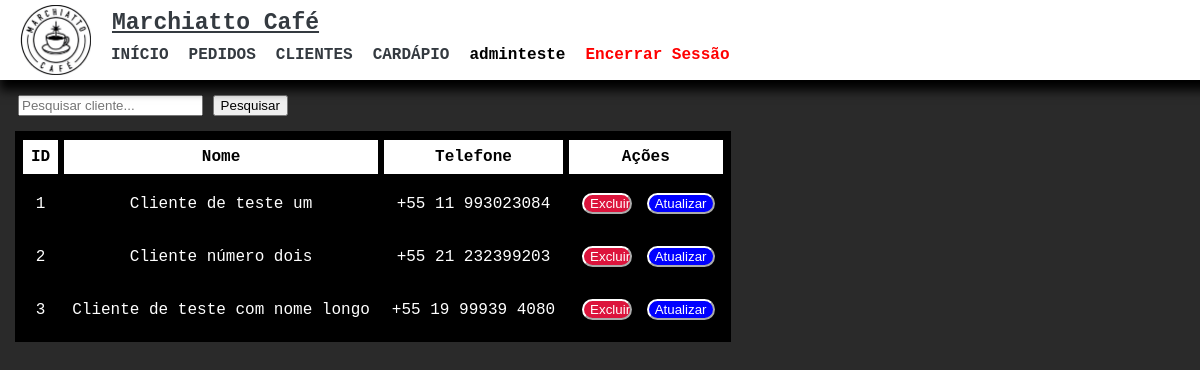
Before: /admin/clientes.php (signed in) with the older database file.
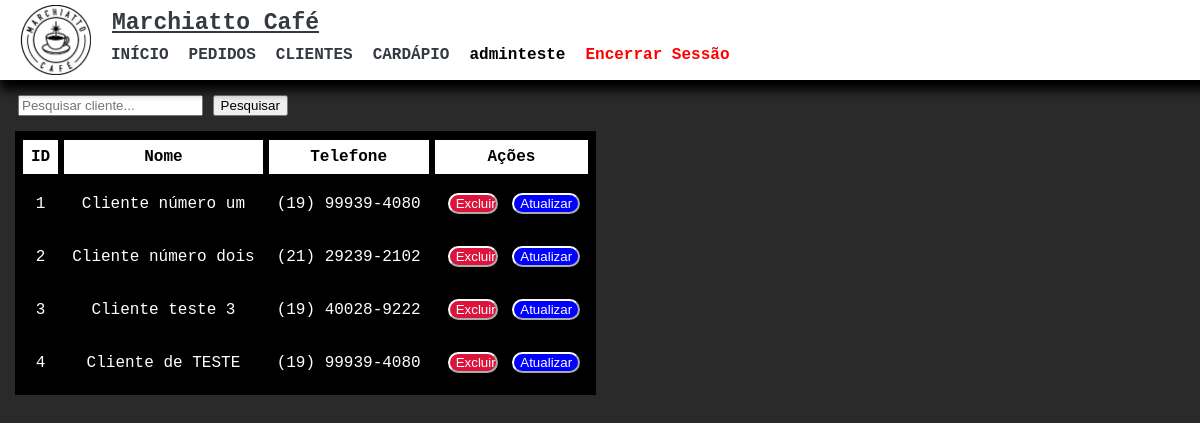
After: the same page with the newer database file.
### tables this page shows
CREATE TABLE `usuarios` (
  `idUsuario` int(11) NOT NULL,
  `nome` varchar(80) NOT NULL,
  `senha` varchar(64) NOT NULL
);

CREATE TABLE `clientes` (
  `idCliente` int(11) NOT NULL,
  `nome` varchar(80) NOT NULL,
  `telefone` varchar(20) DEFAULT NULL
);

### php/verifica.php (called while the page is built)
<?php
require 'connect.php';
if (isset($_SESSION['idUser']) && !empty($_SESSION['idUser'])) {
    require_once 'user.class.php';
    $u = new Usuario();
    $listalogado = $u -> logado($_SESSION['idUser']);
    $nomeUser = $listalogado['nome'];
} else {
    header("Location: ../login.php");
}
?>

### php/user.class.php (called while the page is built, shortened)
<?php
class Usuario{
    public function logado($id){
        global $pdo;
        $array = array();
        $sql = "SELECT nome FROM usuarios WHERE idUsuario = :idUsuario";
        $sql = $pdo -> prepare($sql);
        $sql -> bindValue("idUsuario", $id);
        $sql -> execute();
        if($sql -> rowCount() > 0){
            $array = $sql -> fetch();
        }
        return $array;
    }
}
?>

### admin/clientes.php (the view, shortened to what this page needs)
<!DOCTYPE html>
<html lang="pt-BR">
<head>
    <link rel="stylesheet" href="../css/admin.css">
</head>
<body class="espaco_cabecalho">
    <?php
    require '../php/verifica.php';
    require_once 'cabecalho.php';
    if (isset($_SESSION['idUser']) && !empty($_SESSION['idUser'])): ?>
        <div>
            <form id="formPesquisa" method="post">
                <input style="margin-left:18px; margin-bottom: 15px;" type="text" id="inputPesquisa" name="pesquisar"
                    placeholder="Pesquisar cliente...">
                <input type="submit" value="Pesquisar">
            </form>
        </div>
        <div>
            <?php
            include ("../php/connect.php");
            $sql = "SELECT idCliente, nome, telefone FROM clientes";
            try {
                $stmt = $pdo->query($sql);
                if ($stmt->rowCount() > 0) {
                    echo "<table id = 'tabelaClientes' class='table-clientes'><thead><tr>
                <th>ID</th>
                <th>Nome</th>
                <th>Telefone</th>
                <th>Ações</th></tr></thead>";
                    while ($row = $stmt->fetch(PDO::FETCH_ASSOC)) {
                        echo "<tr class='table-selecionada'><td>" . $row['idCliente'] . "</td>
                <td>" . $row['nome'] . "</td>
                <td>" . $row['telefone'] . "</td>
                <td>
                    <form action='../php/deletar_cliente.php' method='post' style='display: inline-block;'>
                        <input type='hidden' name='idCliente' value='" . $row['idCliente'] . "'>
                        <input class='botaoexcluir'style='width: 50px; margin: 5px;' type='submit' value='Excluir'>
                    </form>
                    <button class='botaoatualizar'onclick='openModal(\"myModal" . $row['idCliente'] . "\")'>Atualizar</button>
                </td></tr>";
                    }
                    echo "</table>";
                } else {
                    echo "<p class='table-clientes'>Nenhum resultado.</p>";
                }
            } catch (PDOException $e) {
                echo "Erro: " . $e->getMessage();
            }
            ?>
        </div>
    <?php else:
        header("Location: ../login.php"); endif; ?>
</body>
</html>

### admin/cabecalho.php (shortened to what this page needs)
<head>
    <link rel="stylesheet" href="../css/cabecalho.css">
</head>
<nav class="header">
  <a href="#" class="logo">
    <img src="../images/logo.jpg" alt="Marchiatto Café Logo">
  </a>
  <div class="container-fluido">
    <div class="navbar-brand-container">
      <a class="navbar-brand" href="admin.php">Marchiatto Café</a>
    </div>
    <ul class="navbar-nav">
      <li class="nav-item">
        <a class="nav-link active" aria-current="page" href="admin.php">INÍCIO</a>
      </li>
      <li class="nav-item">
        <a class="nav-link" href="pedidos.php">PEDIDOS</a>
      </li>
      <li class="nav-item">
        <a class="nav-link" href="clientes.php">CLIENTES</a>
      </li>
      <li class="nav-item">
        <a class="nav-link" href="cardapio.php">CARDÁPIO</a>
      </li>
      <li class="nav-item">
        <span style="color: #fffff; font-weight: bold;"><?php echo $nomeUser ?></span>
      </li>
      <li class="nav-item">
        <a class="nav-link" href="../php/logout.php" style="color: red;">Encerrar Sessão</a>
      </li>
    </ul>
  </div>
</nav>

### css/admin.css (style rules this page uses)
body { font-family: 'Oswald', sans-serif; margin: 0; padding: 0; background-color: rgb(42, 42, 42); padding-top: 10px; }
.espaco_cabecalho { padding-top: 95px; }
.table-clientes { background-color: #000000; color: rgb(255, 255, 255); padding: 10px; margin-left: 15px; table-layout: auto; width: auto; padding: 5px 4px; }
.botaoexcluir { border-radius: 20px; background-color: crimson; border-color: white; color: white; }
.botaoatualizar { border-radius: 20px; background-color: blue; border-color: white; color: white; }
thead { color: black; background-color: white; }
.table-clientes td, .table-clientes th { text-align: center; border: 2px solid #000000; padding: 8px; }

### css/cabecalho.css (style rules this page uses)
body { font-family: 'Courier new', sans-serif; margin: 0; padding: 0; background-color: rgb(42, 42, 42); }
.header { background-color: rgb(255, 255, 255); padding: 10px 20px; box-shadow: 0 10px 10px rgb(0, 0, 0); display: flex; align-items: center; justify-content: space-between; position: fixed; width: 100%; height: 60px; top: 0; z-index: 999; }
.header .logo img { height: 70px; display: flex; }
.container-fluido { font-family: 'Courier new', sans-serif; width: 100%; margin-left: 20px; }
.navbar-brand-container { margin-top: 10px; margin-left: 0px; }
.navbar-brand { font-size: 23px; font-weight: bold; color: #343a40; padding: 1px; padding-bottom: 0px; }
.navbar-nav { list-style: none; margin-top: 0px; padding: 0px; display: flex; align-items: center; }
.nav-item { margin-left: 0px; margin-top: 10px; padding-right: 20px; }
.nav-link { color: #343a40; text-decoration: none; font-weight: bold; margin-top: 30px; }

Changed rows visible on the page:
changed clientes id 1: nome "Cliente de teste um" → "Cliente número um"; telefone "+55 11 993023084" → "(19) 99939-4080"
changed clientes "Cliente número dois": telefone "+55 21 232399203" → "(21) 29239-2102"
changed clientes id 3: nome "Cliente de teste com nome longo" → "Cliente teste 3"; telefone "+55 19 99939 4080" → "(19) 40028-9222"
added clientes: idCliente "4", nome "Cliente de TESTE", telefone "(19) 99939-4080"
